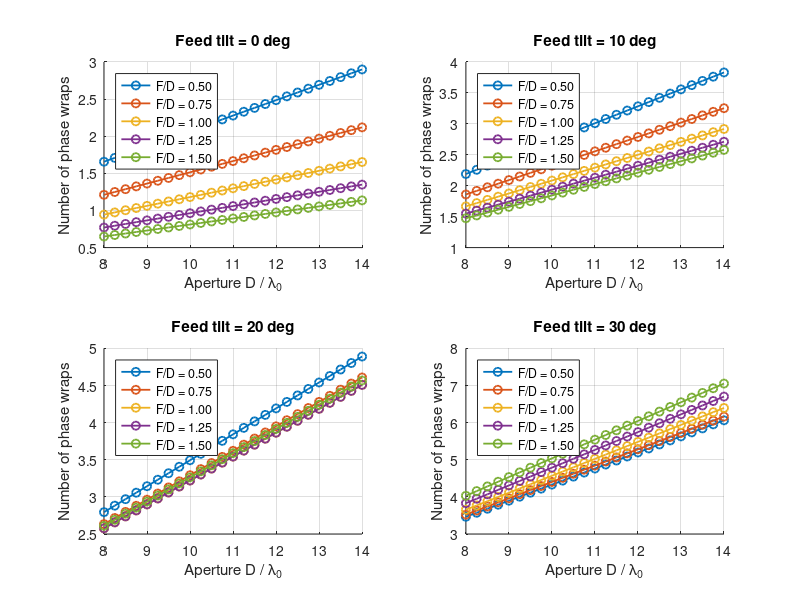
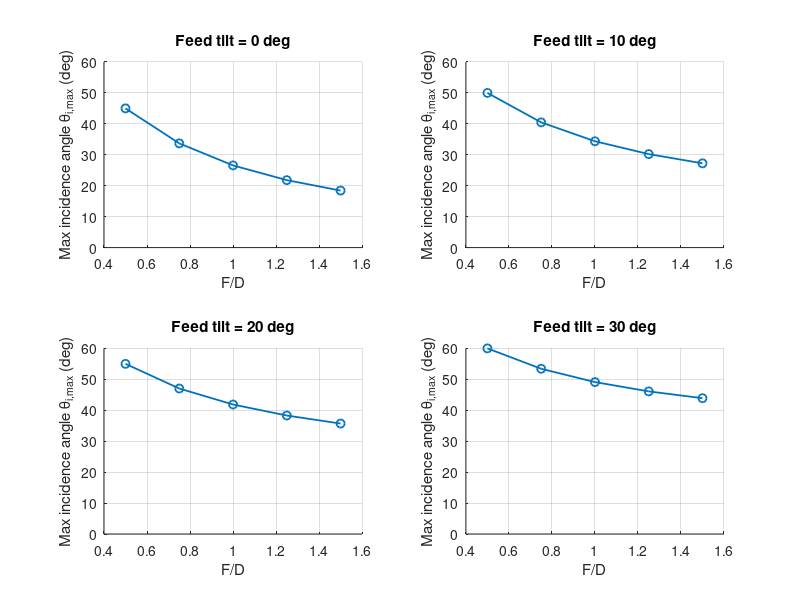

The MATLAB source for these figures, in order:
% ---- design parameters ------------------------------------------
f0      = 30;                        % GHz
c0      = 299.792458;                % mm*GHz
lambda0 = c0 / f0;                   % mm

D_lam   = 8:0.25:14;                 % aperture diameter 
FD_list = [0.5 0.75 1.0 1.25 1.5];   % focal length / diameter
tilt_list = [0 10 20 30];            % feed tilt [deg]

nWraps   = nan(numel(FD_list), numel(D_lam), numel(tilt_list));
nThetaMax= nan(numel(FD_list), numel(D_lam), numel(tilt_list));

% ---- main sweep -------------------------------------------------
fprintf('%-8s %-8s %-8s %-12s %-12s\n', ...
    'D/lam', 'F/D', 'tilt', 'wraps', 'theta_max');
fprintf('%s\n', repmat('-', 1, 56));

for dt = 1:numel(D_lam)
    D  = D_lam(dt) * lambda0;
    R  = D/2;

    for ff = 1:numel(FD_list)
        F = FD_list(ff) * D;

        for tt = 1:numel(tilt_list)
            tilt = tilt_list(tt);

            % feed position (tilt about y-axis, |feed| = F)
            xf = F * sind(tilt);
            zf = F * cosd(tilt);

            % sample the aperture edge on a fine angle sweep:
            % theta_i depends only on feed->point distance, so the
            % maximum is always somewhere on the aperture rim.
            a_ring = linspace(0, 2*pi, 721);
            xe = R * cos(a_ring);
            ye = R * sin(a_ring);

            Ri = sqrt((xe - xf).^2 + ye.^2 + zf^2);

            % wrap count: unwrapped path-length phase at the edge / 360
            phi_raw = 360 * (Ri - zf) / lambda0;
            nWraps(ff,dt,tt)    = max(phi_raw) / 360;

            % max incidence angle (angle of feed->element ray from normal)
            theta_i = acosd(zf ./ Ri);
            nThetaMax(ff,dt,tt) = max(theta_i);

            fprintf('%-8.2f %-8.2f %-8d %-12.2f %-12.1f\n', ...
                D_lam(dt), FD_list(ff), tilt, ...
                nWraps(ff,dt,tt), nThetaMax(ff,dt,tt));
        end
    end
end

% ---- figure 1: number of wraps vs aperture size ----------------
figure('Name', 'Phase wraps vs aperture');
for tt = 1:numel(tilt_list)
    subplot(2,2,tt); hold on; grid on;
    for ff = 1:numel(FD_list)
        plot(D_lam, squeeze(nWraps(ff,:,tt)), '-o', ...
            'LineWidth', 1.3, ...
            'DisplayName', sprintf('F/D = %.2f', FD_list(ff)));
    end
    xlabel('Aperture D / \lambda_0');
    ylabel('Number of phase wraps');
    title(sprintf('Feed tilt = %d deg', tilt_list(tt)));
    legend('Location', 'northwest');
end

% ---- figure 2: max incidence angle vs F/D ------------
% Max incidence angle is constant for different aperture sizes with fixed 
% F/D ratio
figure('Name', 'Max incidence angle vs F/D');
for tt = 1:numel(tilt_list)
    subplot(2,2,tt); hold on; grid on;
    plot(FD_list, squeeze(nThetaMax(:,1,tt)), '-o', ...
        'LineWidth', 1.3);
    xlabel('F/D');
    ylabel('Max incidence angle \theta_{i,max} (deg)');
    title(sprintf('Feed tilt = %d deg', tilt_list(tt)));
    ylim([0 60]);
end
